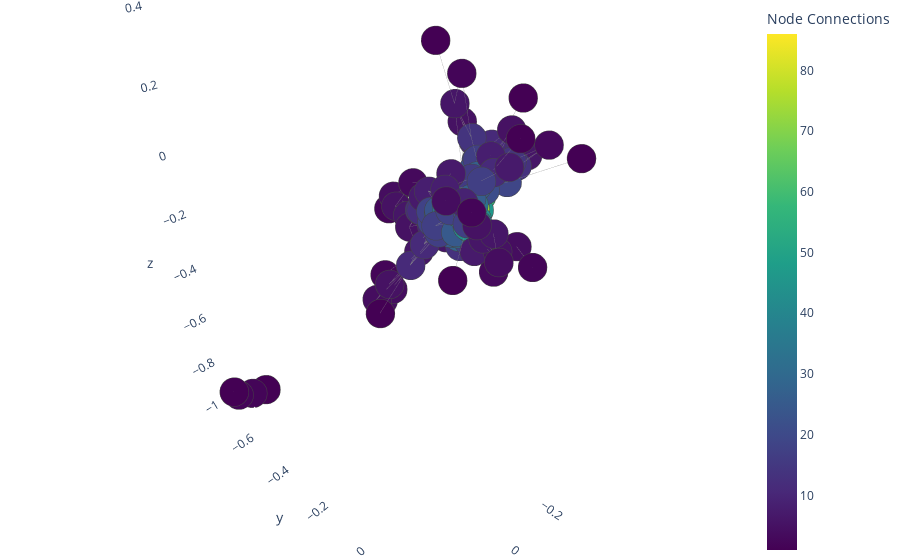

Notebook cell for this chart:
### Code cell
# Step 1: Get the node positions using a 3D layout
# Use a random layout with three dimensions
pos = nx.spring_layout(G, dim=3)

# Step 2: Extract edge traces for visualization
edge_x = []
edge_y = []
edge_z = []
for edge in G.edges():
    x0, y0, z0 = pos[edge[0]]
    x1, y1, z1 = pos[edge[1]]
    edge_x.extend([x0, x1, None])
    edge_y.extend([y0, y1, None])
    edge_z.extend([z0, z1, None])

edge_trace = go.Scatter3d(
    x=edge_x, y=edge_y, z=edge_z,
    line=dict(width=0.5, color='#888'),
    hoverinfo='none',
    mode='lines'
)

# Step 3: Extract node traces for visualization
node_x = []
node_y = []
node_z = []
for node in G.nodes():
    x, y, z = pos[node]
    node_x.append(x)
    node_y.append(y)
    node_z.append(z)

node_trace = go.Scatter3d(
    x=node_x, y=node_y, z=node_z,
    mode='markers',
    hoverinfo='text',
    marker=dict(
        size=10,
        color=[],
        colorscale='Viridis',  # Set color scale
        colorbar=dict(title="Node Connections"),
        line_width=1
    )
)

# Step 4: Add labels and colors to nodes
node_text = []
for node in G.nodes():
    node_text.append(f"Node {node}")
    # Example: Setting color based on degree
    node_trace.marker.color = [G.degree[n] for n in G.nodes()]

node_trace.text = node_text

# Step 5: Create the figure and plot
fig = go.Figure(data=[edge_trace, node_trace],
                layout=go.Layout(
                    title='3D Trade Network',
                    titlefont_size=16,
                    showlegend=False,
                    margin=dict(l=0, r=0, t=0, b=0),
                    scene=dict(
                        xaxis=dict(showbackground=False),
                        yaxis=dict(showbackground=False),
                        zaxis=dict(showbackground=False)
                    )
                ))

fig.show()

### Figure 1 — Plotly figure (JSON) as saved in the notebook; plotly's stock layout.template omitted (floating-point values rounded to 4 significant figures; data arrays with more than 128 entries replaced by an {"elided": "..."} marker saying what was removed)
{"data": [{"hoverinfo": "none", "line": {"color": "#888", "width": 0.5}, "mode": "lines", "type": "scatter3d", "x": {"elided": "9198 float values"}, "y": {"elided": "9198 float values"}, "z": {"elided": "9198 float values"}}, {"hoverinfo": "text", "marker": {"color": {"elided": "196 int values"}, "colorbar": {"title": {"text": "Node Connections"}}, "colorscale": [[0, "#440154"], [0.1111, "#482878"], [0.2222, "#3e4989"], [0.3333, "#31688e"], [0.4444, "#26828e"], [0.5556, "#1f9e89"], [0.6667, "#35b779"], [0.7778, "#6ece58"], [0.8889, "#b5de2b"], [1, "#fde725"]], "line": {"width": 1}, "size": 10}, "mode": "markers", "text": {"elided": "196 str values"}, "type": "scatter3d", "x": {"elided": "196 float values"}, "y": {"elided": "196 float values"}, "z": {"elided": "196 float values"}}], "layout": {"margin": {"b": 0, "l": 0, "r": 0, "t": 0}, "scene": {"xaxis": {"showbackground": false}, "yaxis": {"showbackground": false}, "zaxis": {"showbackground": false}}, "showlegend": false, "title": {"font": {"size": 16}, "text": "3D Trade Network"}}}
